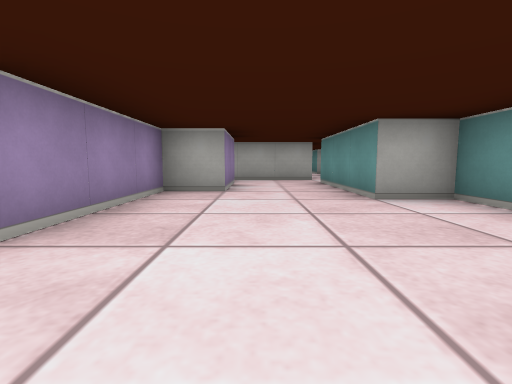
view 1 (above)

23 first-person views from a walk through a cub3D maze. The camera is about half as high as the walls, tilts 6° down and sees 85° across. The floor is counted in squares. Each view is taken from the middle of a square. On the plan, view 1 faces up. The plan holds only what a view shows up to about 9 squares ahead; the rest is blank.

view 2
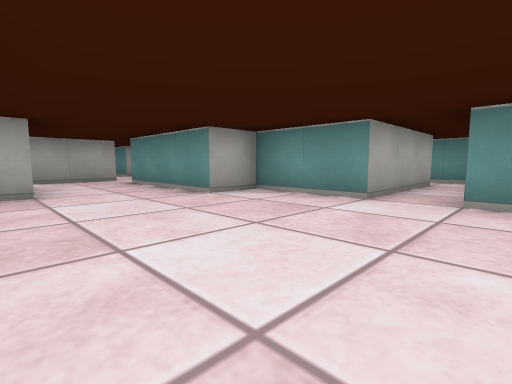

view 3
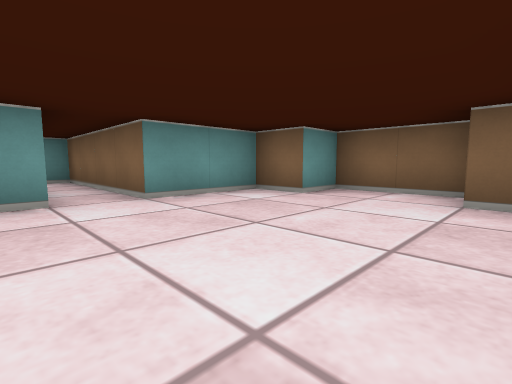

view 4
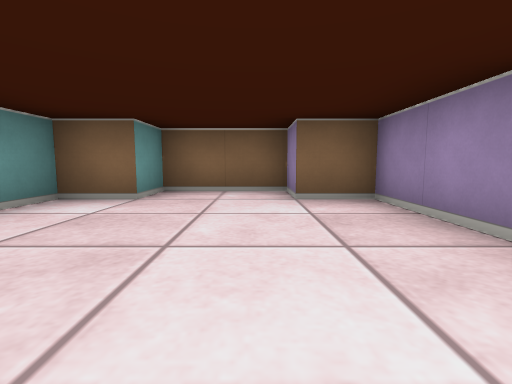

view 5
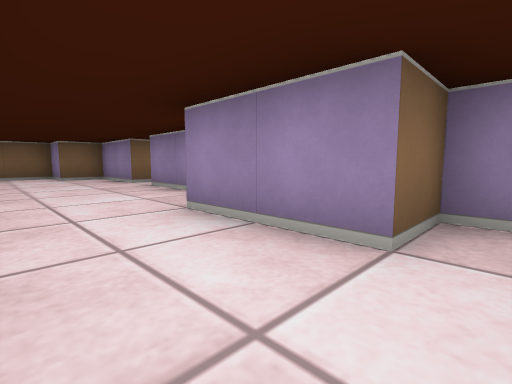

view 6
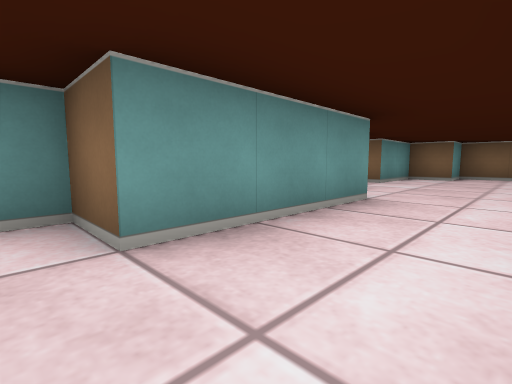

view 7
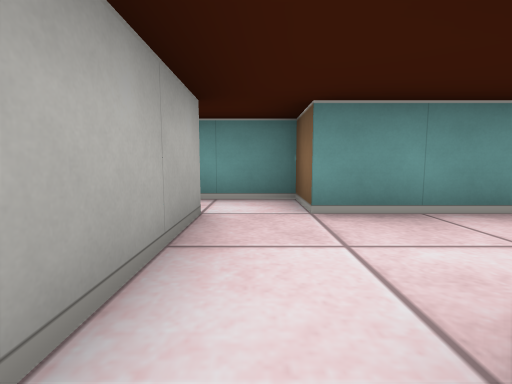

view 8
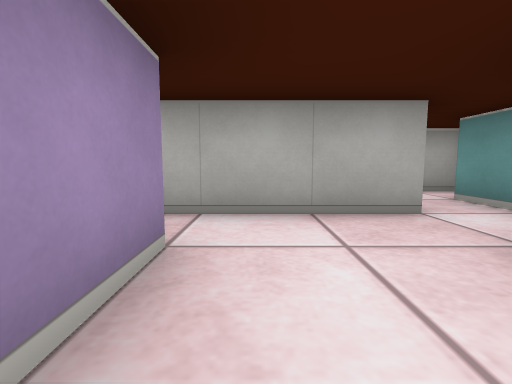

view 9
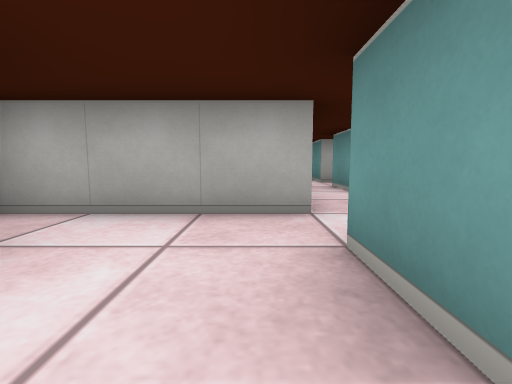

view 10
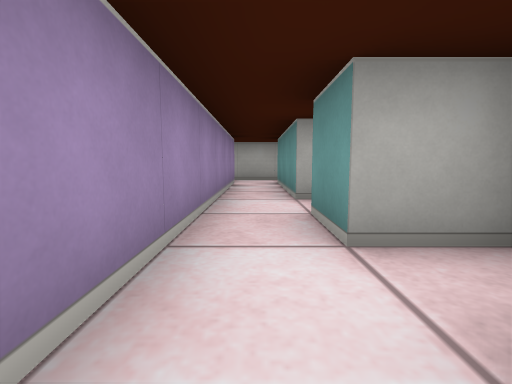

view 11
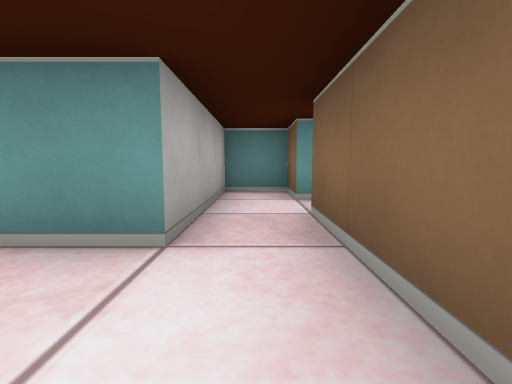

view 12
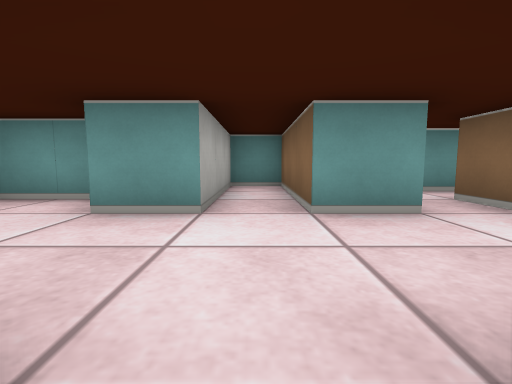

view 13
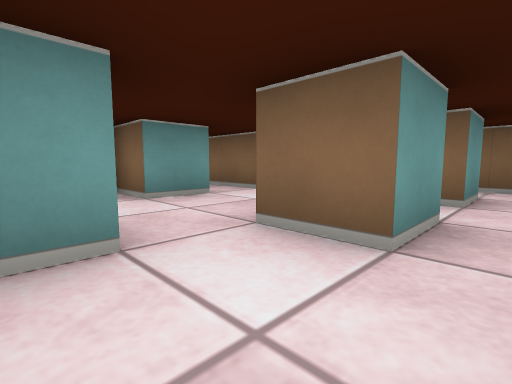

view 14
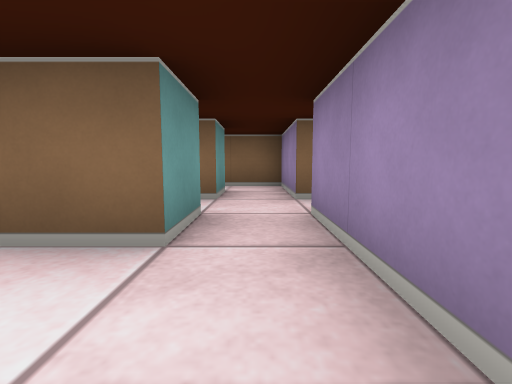

view 15
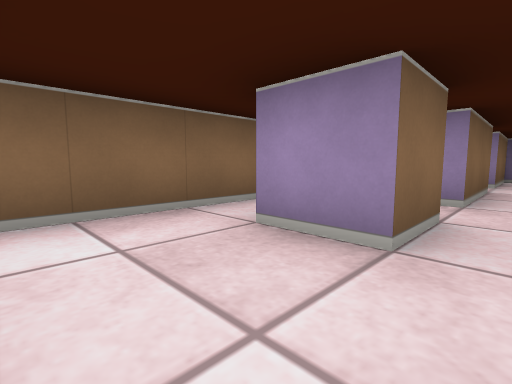

view 16
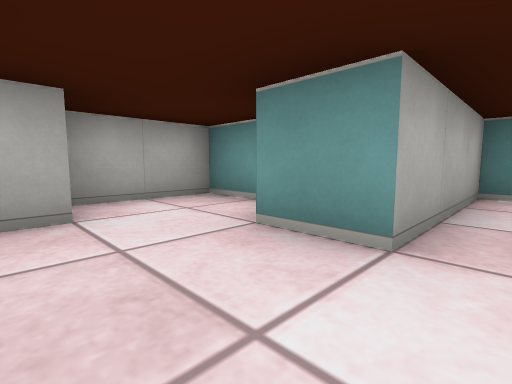

view 17
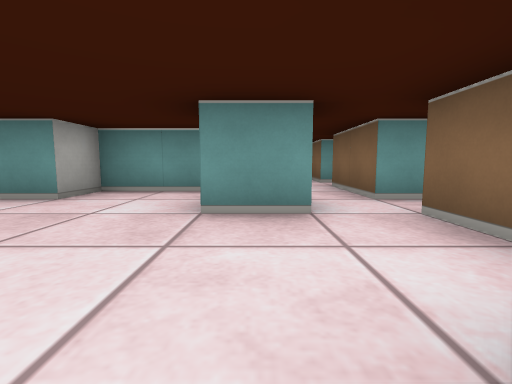

view 18
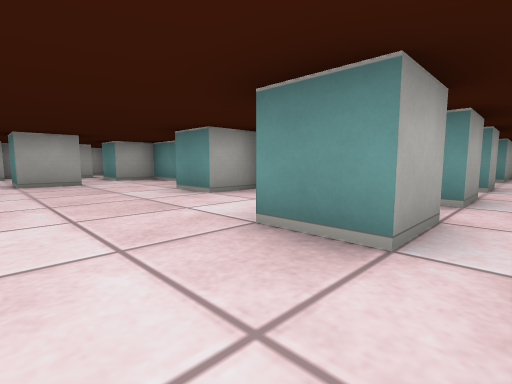

view 19
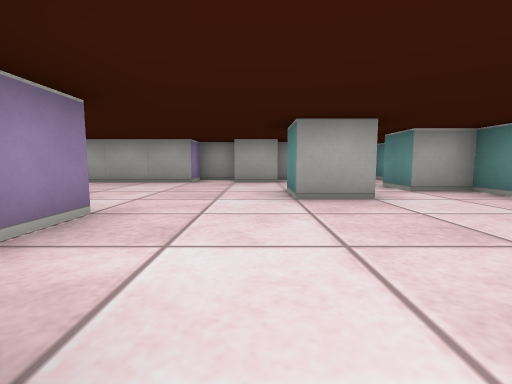

view 20
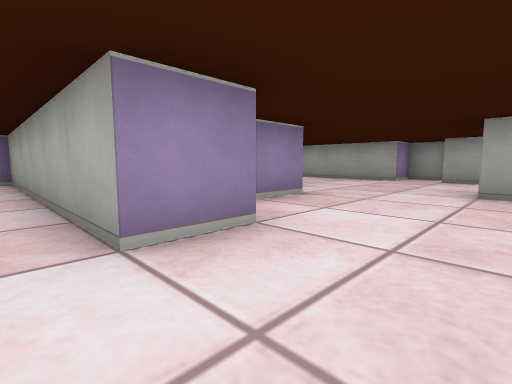

view 21
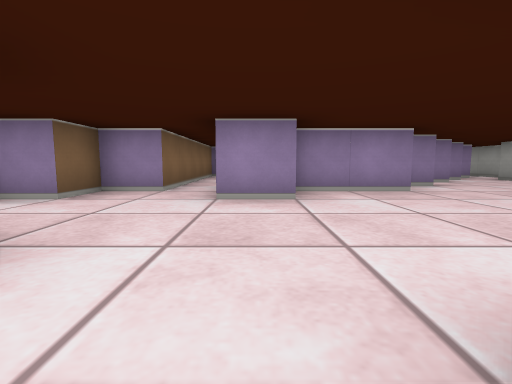

view 22
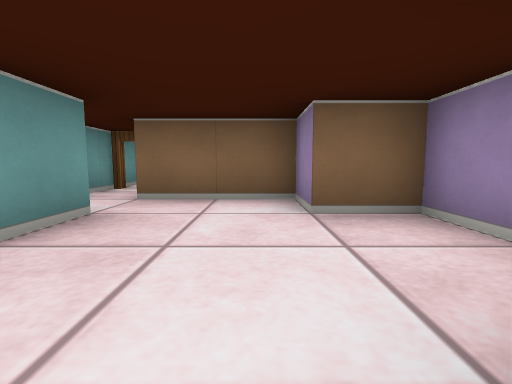

view 23
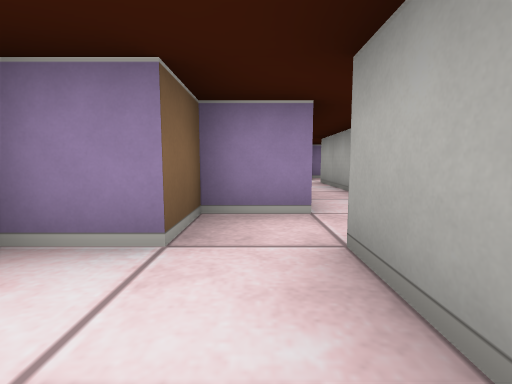

### Floor plan
Points are (right, up) in squares from view 1. A wall is a line through its corners. A room is listed if a view was taken in it or the views show most of it. See-through windows are left out.
Room 1 (views 1, 2, 3, 4, 5, 6, 7, 8, 9)
walls: (-1.5, 0.5) (-1.5, -1.5) (-0.5, -1.5) (-0.5, -2.5) (1.5, -2.5) (1.5, -1.5) (2.5, -1.5) (2.5, 0.5) (6.5, 0.5) (6.5, 1.8); (5.5, 1.5) (2.5, 1.5) (2.5, 3.5) (1.5, 3.5) (1.5, 6.5) (2.5, 6.5) (2.5, 7.5); (1.6, 7.5) (-1.4, 7.5); (-1.5, 7) (-1.5, 6.5) (-0.5, 6.5) (-0.5, 4.5) (-1.5, 4.5) (-1.5, 1.5)
ways out: opening at (2, 7) to room 2; opening at (-2.5, 1); opening at (6, 2)
Room 2 (view 10)
walls: (1.5, 10.5) (1.5, 8.5); (2.5, 7.5) (2.5, 8.5); (3.5, 9.5) (2.5, 9.5) (2.5, 10.5)
ways out: opening at (2, 7) to room 1; opening at (2, 10) to room 5
Room 3 (views 11, 12, 13, 14, 15, 16)
walls: (-1.5, 17.5) (-2.5, 17.5) (-2.5, 18.5) (-1.5, 18.5); (-2.5, 15.5) (-2.5, 16.5) (-1.5, 16.5) (-1.5, 15.5); (-1.5, 19.4) (-1.5, 20); (-3.5, 16.5) (-3.5, 14.5) (1.5, 14.5); (-0.4, 19.5) (-1, 19.5); (1.5, 15.5) (0.5, 15.5) (0.5, 16.5) (3.5, 16.5) (3.5, 17.5) (0.5, 17.5) (0.5, 18.5) (1.5, 18.5); (1.5, 19) (1.5, 20.5) (-0.4, 20.5); (-3.5, 19.5) (-3.5, 17.5)
ways out: opening at (-4, 17) to room 4; opening at (1, 15) to room 5
Room 4 (views 17, 18, 19, 20, 21, 22, 23)
walls: (-8.5, 20.6) (-8.5, 19.5) (-14.5, 19.5); (-9.5, 22.6) (-9.5, 20.6); (-6.4, 23.5) (-7.5, 23.5) (-7.5, 24.5); (-10.5, 23.6) (-10.5, 23); (-4.5, 23.2) (-4.5, 24.5) (-5.5, 24.5) (-5.5, 25.5); (-11.5, 24.6) (-11.5, 24.1); (-7.4, 26.5) (-8.5, 26.5); (-5.4, 17.5) (-6.5, 17.5) (-6.5, 18.5); (-5.4, 26.5) (-5.9, 26.5); (-8.5, 27.5) (-9.5, 27.5) (-9.5, 26.5) (-12.5, 26.5); (-12.5, 25.5) (-12.5, 24.5); (-3.5, 17.5) (-4.5, 17.5) (-4.5, 20.5) (-5.5, 20.5) (-5.5, 21.5); (-4.5, 27.6) (-4.5, 28.2); (-14.1, 18.5) (-9.5, 18.5) (-9.5, 17.5) (-8.5, 17.5) (-8.5, 16.5) (-6.5, 16.5); (-5.5, 14.1) (-5.5, 16.5) (-3.5, 16.5)
ways out: opening at (-4, 17) to room 3; opening at (-13, 26); open door at (-6, 15)
Room 5 (no view inside)
walls: (1.5, 14.5) (1.5, 10.5); (2.5, 11.5) (2.5, 14.5) (3.5, 14.5) (3.5, 15.5) (1.5, 15.5)
ways out: opening at (2, 10) to room 2; opening at (1, 15) to room 3

Where each view was taken, in squares from view 1:
view 1: 0 up, 0 right, facing up
view 2: 0 up, 1 left, facing up-right
view 3: 2 up, 1 left, facing down-right
view 4: 2 up, 0 right, facing down
view 5: 7 up, 1 right, facing down-left
view 6: 7 up, 0 right, facing down-right
view 7: 7 up, 1 left, facing right
view 8: 5 up, 0 right, facing up
view 9: 5 up, 1 right, facing up
view 10: 8 up, 2 right, facing up
view 11: 15 up, 1 left, facing right
view 12: 17 up, 2 left, facing right
view 13: 20 up, 3 left, facing down-right
view 14: 20 up, 3 left, facing down
view 15: 17 up, 0 right, facing down-left
view 16: 17 up, 1 left, facing up-right
view 17: 18 up, 9 left, facing right
view 18: 17 up, 8 left, facing up-right
view 19: 20 up, 8 left, facing up
view 20: 19 up, 7 left, facing up-left
view 21: 20 up, 5 left, facing left
view 22: 20 up, 8 left, facing down
view 23: 26 up, 11 left, facing left
